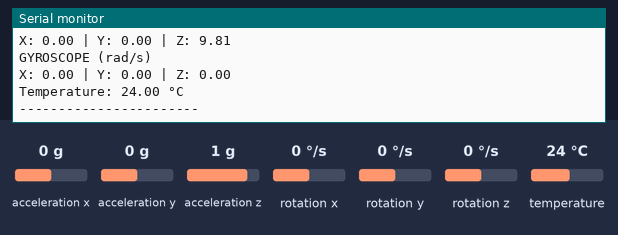
Simulated run of this sketch. Board: ESP32. Parts: the last lines printed to the serial monitor. The test bench sets the inputs (shaded band); at power-on: acceleration x 0 g, acceleration y 0 g, acceleration z 1 g, rotation x 0 °/s, rotation y 0 °/s, rotation z 0 °/s, temperature 24 °C.

Above: at 2.2 s.
2.3 s: acceleration x set to -1.4 g
3.8 s: acceleration y set to -1.4 g
5.3 s: acceleration z set to -1.4 g
6.8 s: rotation x set to -192 °/s
At 7.9 s:
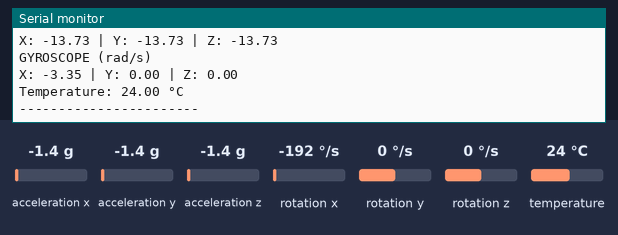
8.3 s: rotation y set to -192 °/s
At 9.9 s:
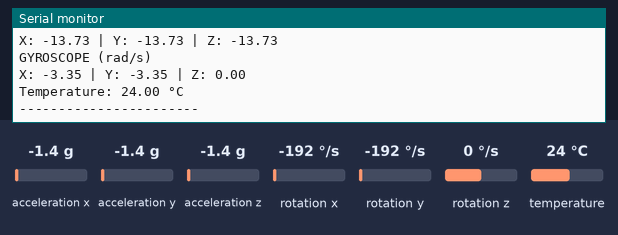
Timing chart, 0 to 10.8 s (numbered marks = the images above; inputs shaded):
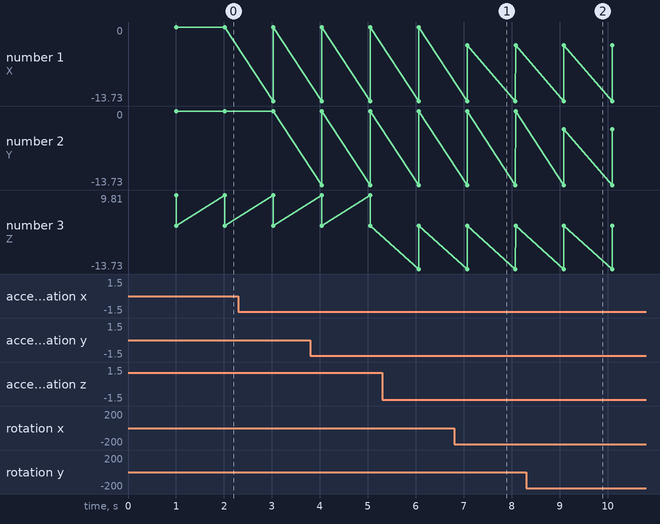

The sketch:

MPU6050_Test.ino.ino
```cpp
#include <Wire.h>
#include <Adafruit_MPU6050.h>
#include <Adafruit_Sensor.h>

Adafruit_MPU6050 mpu;

void setup() {
  Serial.begin(115200);
  delay(1000);

  Serial.println();
  Serial.println("RAI MPU6050 SENSOR TEST");
  Serial.println("-----------------------");

  Wire.begin(21, 22);

  if (!mpu.begin()) {
    Serial.println("MPU6050 NOT FOUND");
    Serial.println("Check VCC, GND, SDA, SCL and header contact.");

    while (true) {
      delay(1000);
    }
  }

  Serial.println("MPU6050 detected successfully.");

  mpu.setAccelerometerRange(MPU6050_RANGE_8_G);
  mpu.setGyroRange(MPU6050_RANGE_500_DEG);
  mpu.setFilterBandwidth(MPU6050_BAND_21_HZ);

  Serial.println("Sensor configuration complete.");
  Serial.println();
}

void loop() {
  sensors_event_t acceleration;
  sensors_event_t rotation;
  sensors_event_t temperature;

  mpu.getEvent(&acceleration, &rotation, &temperature);

  Serial.println("ACCELERATION (m/s^2)");

  Serial.print("X: ");
  Serial.print(acceleration.acceleration.x, 2);

  Serial.print(" | Y: ");
  Serial.print(acceleration.acceleration.y, 2);

  Serial.print(" | Z: ");
  Serial.println(acceleration.acceleration.z, 2);

  Serial.println("GYROSCOPE (rad/s)");

  Serial.print("X: ");
  Serial.print(rotation.gyro.x, 2);

  Serial.print(" | Y: ");
  Serial.print(rotation.gyro.y, 2);

  Serial.print(" | Z: ");
  Serial.println(rotation.gyro.z, 2);

  Serial.print("Temperature: ");
  Serial.print(temperature.temperature, 2);
  Serial.println(" °C");

  Serial.println("-----------------------");

  delay(1000);
}
```

Measured:
- after the input at 6.8 s, the serial monitor: prints a new line after 0.27 s (image 1)
- after the input at 8.3 s, the serial monitor: prints a new line after 0.79 s (image 2)
- plotted number 1: 0 → -3.35 after the input at 6.8 s
